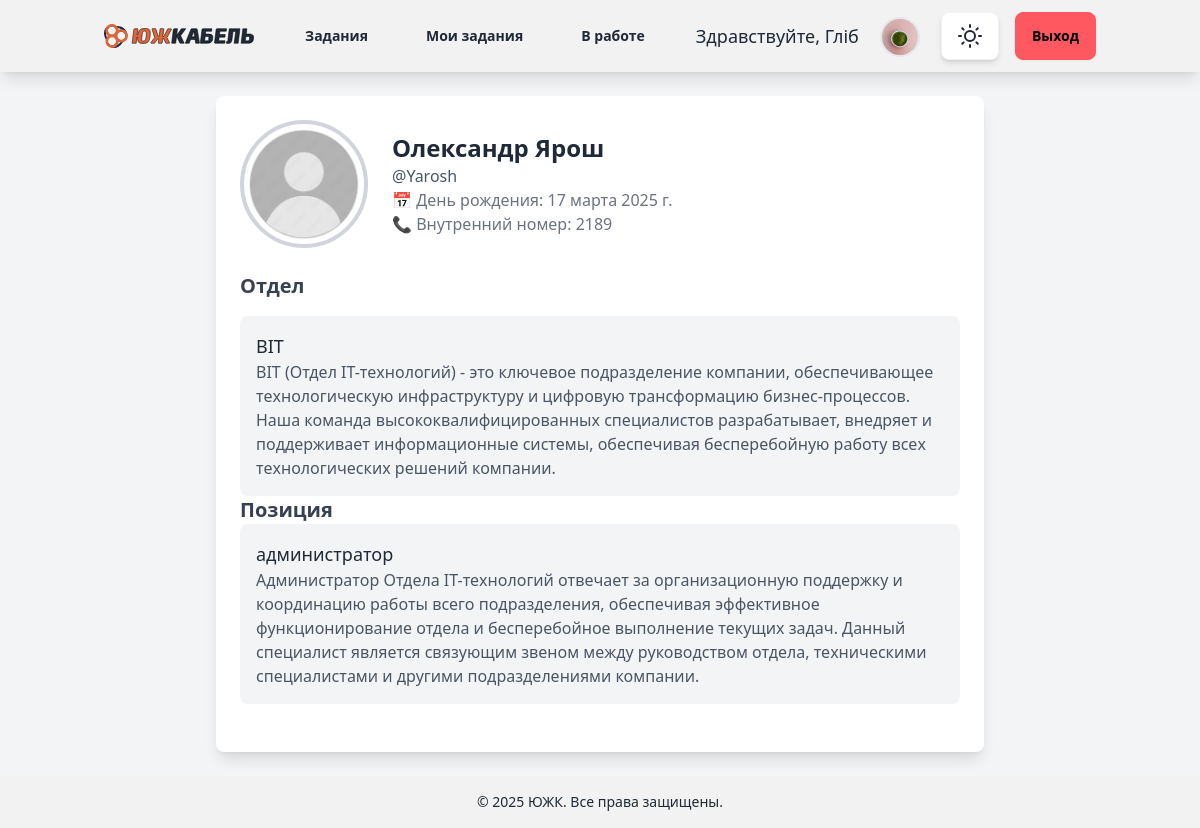
/account/profile/2/ (signed in), run on the app's committed database.
### account/models.py (models this page shows, shortened)
class CustomUser(AbstractUser):
    department = models.ForeignKey(Department, on_delete=models.SET_NULL, null=True, blank=True)
    position = models.ForeignKey(Position, on_delete=models.SET_NULL, null=True, blank=True, related_name="users")

class Profile(models.Model):
    user = models.OneToOneField(settings.AUTH_USER_MODEL, on_delete=models.CASCADE)
    date_of_birthday = models.DateField(blank=True, null=True)
    photo = models.ImageField(upload_to='users/%Y/%m/%d/', blank=True)
    number = models.CharField(max_length=10, blank=True, null=True)

class Department(models.Model):
    name = models.CharField(max_length=80)
    location = models.CharField(max_length=80)
    boss = models.OneToOneField(
        settings.AUTH_USER_MODEL,
        on_delete=models.SET_NULL,
        null=True,
        blank=True,
        related_name="department_boss"
    )
    description = models.TextField()
    created_at = models.DateTimeField(auto_now_add=True)
    updated_at = models.DateTimeField(auto_now=True)

class Position(models.Model):
    title = models.CharField(max_length=255, unique=True)
    department = models.ForeignKey(Department, on_delete=models.CASCADE, related_name="positions")
    description = models.TextField(blank=True, null=True)
    created_at = models.DateTimeField(auto_now_add=True)
    updated_at = models.DateTimeField(auto_now=True)

### account/views.py (the view)
# urls.py: path('profile/<int:profile_id>/', views.different_user_profile, name='different_user_profile'),
def different_user_profile(request, profile_id):
    profile = get_object_or_404(Profile, user_id=profile_id)
    return render(request, 'account/different_user_profile.html', {'profile': profile})

### templates/account/different_user_profile.html (shortened to what this page needs)
{% extends "blog/base.html" %}
{% block content %}
<div class="container mx-auto p-6">
    <div class="max-w-3xl mx-auto bg-white shadow-lg rounded-lg p-6">
        <div class="flex items-center space-x-6">
            {% if profile.photo %}
                <img src="{{ profile.photo.url }}" alt="Profile Picture"
                     class="w-32 h-32 rounded-full border-4 border-primary object-cover">
            {% else %}
                <img src="/media/tickets/def.png" alt="Default Profile Picture"
                     class="w-32 h-32 rounded-full border-4 border-gray-300 object-cover">
            {% endif %}
            <div>
                <h2 class="text-2xl font-bold text-gray-800">{{ profile.user.get_full_name }}</h2>
                <p class="text-gray-600">@{{ profile.user.username }}</p>
                <p class="text-gray-500">📅 День рождения: {{ profile.date_of_birthday|default:"не указано" }}</p>
                <p class="text-gray-500">📞 Внутренний номер: {{ profile.number|default:"не указано" }}</p>
            </div>
        </div>
        <div class="mt-6">
            <h3 class="text-xl font-semibold text-gray-700">Отдел</h3>
            <div class="mt-4 p-4 bg-gray-100 rounded-lg">
                <p class="text-lg font-medium text-secondary">{{ profile.user.department.name|default:"не указано" }}</p>
                <p class="text-gray-600">{{ profile.user.department.description|default:"Описание отдела отсутствует." }}</p>
            </div>
            <h3 class="text-xl font-semibold text-gray-700">Позиция</h3>
            <div class="p-4 bg-gray-100 rounded-lg">
                <p class="text-lg font-medium text-primary">{{ profile.user.position.title|default:"не указано" }}</p>
                <p class="text-gray-600">{{ profile.user.position.description|default:"Описание должности отсутствует." }}</p>
            </div>
        </div>
    </div>
</div>
{% endblock %}

### templates/blog/base.html (shortened to what this page needs)
{% load static %}
{% load tailwind_tags %}
<!DOCTYPE html>
<html lang="ru">
<head>
    {% tailwind_css %}
    <script src="https://cdn.tailwindcss.com"></script>
</head>
<body class="bg-gray-100 theme-transition min-h-screen flex flex-col">
    <nav class="bg-base-200 shadow-lg sticky top-0 z-10">
        <div class="container mx-auto px-4 py-3 flex justify-between items-center">
            <a href="{% url 'tickets:ticket_list_created_by' %}">
                <img id="lightLogo" src="/media/tickets/logo-ru-x-light.svg" alt="Company Logo" width="150">
            </a>
            {% if request.user.is_authenticated %}
            <div class="hidden md:flex items-center space-x-6">
                <a href="{% url 'tickets:ticket_list' %}" class="btn btn-ghost hover:bg-base-300">Задания</a>
                <a href="{% url 'tickets:ticket_list_created_by' %}" class="btn btn-ghost hover:bg-base-300">Мои задания</a>
                <a href="{% url 'tickets:ticket_list_accepted_by' %}" class="btn btn-ghost hover:bg-base-300">В работе</a>
            </div>
            <div class="flex items-center space-x-4">
                <span class="text-lg hidden md:inline">Здравствуйте, {{ request.user.first_name|default:request.user.username }}</span>
                <a href="{% url 'account:user_profile' %}" class="btn btn-ghost p-1 hover:ring-2 hover:ring-primary rounded-full transition-all">
                    {% if request.user.profile.photo %}
                        <img src="{{ request.user.profile.photo.url }}" alt="Profile Picture"
                            class="w-10 h-10 rounded-full border-2 border-primary object-cover">
                    {% else %}
                        <img src="/media/tickets/def.png" alt="Default Profile Picture"
                            class="w-10 h-10 rounded-full border-2 border-gray-300 object-cover">
                    {% endif %}
                </a>
                <button id="theme-toggle-btn" class="btn btn-circle bg-base-100 hover:bg-base-300 shadow-md transition-all">
                </button>
                <form action="{% url 'account:logout' %}" method="post" class="inline">
                    <button type="submit" class="btn btn-error hover:btn-error-focus transition-colors">Выход</button>
                </form>
            </div>
            {% else %}
            <div>
                <a href="{% url 'account:login' %}" class="btn btn-primary hover:bg-primary-focus transition-colors">Вход</a>
            </div>
            {% endif %}
        </div>
    </nav>
    {% block content %}
    {% endblock %}
    <footer class="bg-base-200 p-4 text-center text-sm mt-auto">
        <div class="container mx-auto">
            <p>© 2025 ЮЖК. Все права защищены.</p>
        </div>
    </footer>
</body>
</html>

### templates/blog/base.html (style rules this page uses)
.theme-transition { transition: background-color 0.3s ease, color 0.3s ease, border-color 0.3s ease; }

### data on the page
CustomUser: user.first_name "Гліб", user.profile.photo (picture)
Profile: user.get_full_name "Олександр Ярош", user.username "Yarosh", date_of_birthday "17 марта 2025 г.", number "2189", user.department.name "ВІТ", user.department.description "ВІТ (Отдел IT-технологий) - это ключевое подразделение компании, обеспечивающее технологическую инфраструктуру и цифровую трансформацию бизнес-процессов. Наша команда высококвалифицированных специалистов разрабатывает, внедряет и поддерживает информационные системы, обеспечивая бесперебойную работу всех технологических решений компании.", user.position "администратор", user.position.description "Администратор Отдела IT-технологий отвечает за организационную поддержку и координацию работы всего подразделения, обеспечивая эффективное функционирование отдела и бесперебойное выполнение текущих задач. Данный специалист является связующим звеном между руководством отдела, техническими специалистами и другими подразделениями компании."
